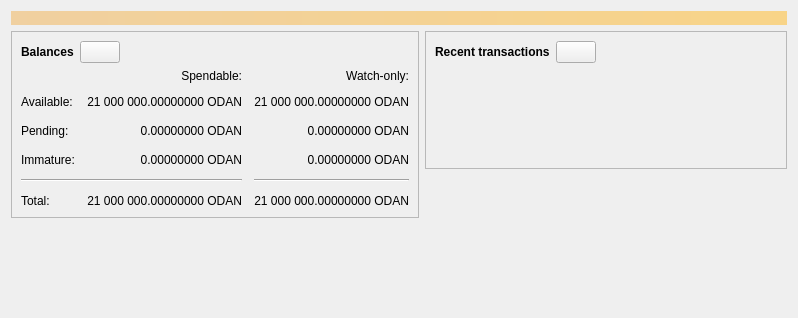
<?xml version="1.0" encoding="UTF-8"?>
<ui version="4.0">
 <class>OverviewPage</class>
 <widget class="QWidget" name="OverviewPage">
  <property name="geometry">
   <rect>
    <x>0</x>
    <y>0</y>
    <width>798</width>
    <height>318</height>
   </rect>
  </property>
  <property name="windowTitle">
   <string>Form</string>
  </property>
  <layout class="QVBoxLayout" name="topLayout">
   <item>
    <widget class="QLabel" name="labelAlerts">
     <property name="visible">
      <bool>false</bool>
     </property>
     <property name="styleSheet">
      <string notr="true">QLabel { background-color: qlineargradient(x1: 0, y1: 0, x2: 1, y2: 0, stop:0 #F0D0A0, stop:1 #F8D488); color:#000000; }</string>
     </property>
     <property name="wordWrap">
      <bool>true</bool>
     </property>
     <property name="margin">
      <number>3</number>
     </property>
     <property name="textInteractionFlags">
      <set>Qt::TextSelectableByMouse</set>
     </property>
    </widget>
   </item>
   <item>
    <layout class="QHBoxLayout" name="horizontalLayout" stretch="1,1">
     <item>
      <layout class="QVBoxLayout" name="verticalLayout_2">
       <item>
        <widget class="QFrame" name="frame">
         <property name="frameShape">
          <enum>QFrame::StyledPanel</enum>
         </property>
         <property name="frameShadow">
          <enum>QFrame::Raised</enum>
         </property>
         <layout class="QVBoxLayout" name="verticalLayout_4">
          <item>
           <layout class="QHBoxLayout" name="horizontalLayout_4">
            <item>
             <widget class="QLabel" name="label_5">
              <property name="font">
               <font>
                <weight>75</weight>
                <bold>true</bold>
               </font>
              </property>
              <property name="text">
               <string>Balances</string>
              </property>
             </widget>
            </item>
            <item>
             <widget class="QPushButton" name="labelWalletStatus">
              <property name="enabled">
               <bool>true</bool>
              </property>
              <property name="maximumSize">
               <size>
                <width>45</width>
                <height>16777215</height>
               </size>
              </property>
              <property name="toolTip">
               <string>The displayed information may be out of date. Your wallet automatically synchronizes with the Odan network after a connection is established, but this process has not completed yet.</string>
              </property>
              <property name="text">
               <string/>
              </property>
              <property name="icon">
               <iconset resource="../odan.qrc">
                <normaloff>:/icons/warning</normaloff>
                <disabledoff>:/icons/warning</disabledoff>:/icons/warning</iconset>
              </property>
              <property name="iconSize">
               <size>
                <width>24</width>
                <height>24</height>
               </size>
              </property>
             </widget>
            </item>
            <item>
             <spacer name="horizontalSpacer_3">
              <property name="orientation">
               <enum>Qt::Horizontal</enum>
              </property>
              <property name="sizeHint" stdset="0">
               <size>
                <width>40</width>
                <height>20</height>
               </size>
              </property>
             </spacer>
            </item>
           </layout>
          </item>
          <item>
           <layout class="QGridLayout" name="gridLayout">
            <property name="spacing">
             <number>12</number>
            </property>
            <item row="2" column="2">
             <widget class="QLabel" name="labelWatchPending">
              <property name="cursor">
               <cursorShape>IBeamCursor</cursorShape>
              </property>
              <property name="toolTip">
               <string>Unconfirmed transactions to watch-only addresses</string>
              </property>
              <property name="text">
               <string notr="true">0.00000000 ODAN</string>
              </property>
              <property name="alignment">
               <set>Qt::AlignRight|Qt::AlignTrailing|Qt::AlignVCenter</set>
              </property>
              <property name="textInteractionFlags">
               <set>Qt::LinksAccessibleByMouse|Qt::TextSelectableByKeyboard|Qt::TextSelectableByMouse</set>
              </property>
             </widget>
            </item>
            <item row="2" column="1">
             <widget class="QLabel" name="labelUnconfirmed">
              <property name="cursor">
               <cursorShape>IBeamCursor</cursorShape>
              </property>
              <property name="toolTip">
               <string>Total of transactions that have yet to be confirmed, and do not yet count toward the spendable balance</string>
              </property>
              <property name="text">
               <string notr="true">0.00000000 ODAN</string>
              </property>
              <property name="alignment">
               <set>Qt::AlignRight|Qt::AlignTrailing|Qt::AlignVCenter</set>
              </property>
              <property name="textInteractionFlags">
               <set>Qt::LinksAccessibleByMouse|Qt::TextSelectableByKeyboard|Qt::TextSelectableByMouse</set>
              </property>
             </widget>
            </item>
            <item row="3" column="2">
             <widget class="QLabel" name="labelWatchImmature">
              <property name="cursor">
               <cursorShape>IBeamCursor</cursorShape>
              </property>
              <property name="toolTip">
               <string>Mined balance in watch-only addresses that has not yet matured</string>
              </property>
              <property name="text">
               <string notr="true">0.00000000 ODAN</string>
              </property>
              <property name="alignment">
               <set>Qt::AlignRight|Qt::AlignTrailing|Qt::AlignVCenter</set>
              </property>
              <property name="textInteractionFlags">
               <set>Qt::LinksAccessibleByMouse|Qt::TextSelectableByKeyboard|Qt::TextSelectableByMouse</set>
              </property>
             </widget>
            </item>
            <item row="4" column="0" colspan="2">
             <widget class="Line" name="line">
              <property name="orientation">
               <enum>Qt::Horizontal</enum>
              </property>
             </widget>
            </item>
            <item row="4" column="2">
             <widget class="Line" name="lineWatchBalance">
              <property name="sizePolicy">
               <sizepolicy hsizetype="Preferred" vsizetype="Fixed">
                <horstretch>0</horstretch>
                <verstretch>0</verstretch>
               </sizepolicy>
              </property>
              <property name="minimumSize">
               <size>
                <width>140</width>
                <height>0</height>
               </size>
              </property>
              <property name="orientation">
               <enum>Qt::Horizontal</enum>
              </property>
             </widget>
            </item>
            <item row="5" column="0">
             <widget class="QLabel" name="labelTotalText">
              <property name="text">
               <string>Total:</string>
              </property>
             </widget>
            </item>
            <item row="3" column="1">
             <widget class="QLabel" name="labelImmature">
              <property name="cursor">
               <cursorShape>IBeamCursor</cursorShape>
              </property>
              <property name="toolTip">
               <string>Mined balance that has not yet matured</string>
              </property>
              <property name="text">
               <string notr="true">0.00000000 ODAN</string>
              </property>
              <property name="alignment">
               <set>Qt::AlignRight|Qt::AlignTrailing|Qt::AlignVCenter</set>
              </property>
              <property name="textInteractionFlags">
               <set>Qt::LinksAccessibleByMouse|Qt::TextSelectableByKeyboard|Qt::TextSelectableByMouse</set>
              </property>
             </widget>
            </item>
            <item row="2" column="3">
             <spacer name="horizontalSpacer_2">
              <property name="orientation">
               <enum>Qt::Horizontal</enum>
              </property>
              <property name="sizeHint" stdset="0">
               <size>
                <width>40</width>
                <height>20</height>
               </size>
              </property>
             </spacer>
            </item>
            <item row="3" column="0">
             <widget class="QLabel" name="labelImmatureText">
              <property name="text">
               <string>Immature:</string>
              </property>
             </widget>
            </item>
            <item row="5" column="1">
             <widget class="QLabel" name="labelTotal">
              <property name="cursor">
               <cursorShape>IBeamCursor</cursorShape>
              </property>
              <property name="toolTip">
               <string>Your current total balance</string>
              </property>
              <property name="text">
               <string notr="true">21 000 000.00000000 ODAN</string>
              </property>
              <property name="alignment">
               <set>Qt::AlignRight|Qt::AlignTrailing|Qt::AlignVCenter</set>
              </property>
              <property name="textInteractionFlags">
               <set>Qt::LinksAccessibleByMouse|Qt::TextSelectableByKeyboard|Qt::TextSelectableByMouse</set>
              </property>
             </widget>
            </item>
            <item row="5" column="2">
             <widget class="QLabel" name="labelWatchTotal">
              <property name="cursor">
               <cursorShape>IBeamCursor</cursorShape>
              </property>
              <property name="toolTip">
               <string>Current total balance in watch-only addresses</string>
              </property>
              <property name="text">
               <string notr="true">21 000 000.00000000 ODAN</string>
              </property>
              <property name="alignment">
               <set>Qt::AlignRight|Qt::AlignTrailing|Qt::AlignVCenter</set>
              </property>
              <property name="textInteractionFlags">
               <set>Qt::LinksAccessibleByMouse|Qt::TextSelectableByKeyboard|Qt::TextSelectableByMouse</set>
              </property>
             </widget>
            </item>
            <item row="0" column="2">
             <widget class="QLabel" name="labelWatchonly">
              <property name="text">
               <string>Watch-only:</string>
              </property>
              <property name="alignment">
               <set>Qt::AlignRight|Qt::AlignTrailing|Qt::AlignVCenter</set>
              </property>
             </widget>
            </item>
            <item row="1" column="0">
             <widget class="QLabel" name="labelBalanceText">
              <property name="text">
               <string>Available:</string>
              </property>
             </widget>
            </item>
            <item row="1" column="1">
             <widget class="QLabel" name="labelBalance">
              <property name="cursor">
               <cursorShape>IBeamCursor</cursorShape>
              </property>
              <property name="toolTip">
               <string>Your current spendable balance</string>
              </property>
              <property name="text">
               <string notr="true">21 000 000.00000000 ODAN</string>
              </property>
              <property name="alignment">
               <set>Qt::AlignRight|Qt::AlignTrailing|Qt::AlignVCenter</set>
              </property>
              <property name="textInteractionFlags">
               <set>Qt::LinksAccessibleByMouse|Qt::TextSelectableByKeyboard|Qt::TextSelectableByMouse</set>
              </property>
             </widget>
            </item>
            <item row="1" column="2">
             <widget class="QLabel" name="labelWatchAvailable">
              <property name="cursor">
               <cursorShape>IBeamCursor</cursorShape>
              </property>
              <property name="toolTip">
               <string>Your current balance in watch-only addresses</string>
              </property>
              <property name="text">
               <string notr="true">21 000 000.00000000 ODAN</string>
              </property>
              <property name="alignment">
               <set>Qt::AlignRight|Qt::AlignTrailing|Qt::AlignVCenter</set>
              </property>
              <property name="textInteractionFlags">
               <set>Qt::LinksAccessibleByMouse|Qt::TextSelectableByKeyboard|Qt::TextSelectableByMouse</set>
              </property>
             </widget>
            </item>
            <item row="2" column="0">
             <widget class="QLabel" name="labelPendingText">
              <property name="text">
               <string>Pending:</string>
              </property>
             </widget>
            </item>
            <item row="0" column="1">
             <widget class="QLabel" name="labelSpendable">
              <property name="text">
               <string>Spendable:</string>
              </property>
              <property name="alignment">
               <set>Qt::AlignRight|Qt::AlignTrailing|Qt::AlignVCenter</set>
              </property>
             </widget>
            </item>
           </layout>
          </item>
         </layout>
        </widget>
       </item>
       <item>
        <spacer name="verticalSpacer">
         <property name="orientation">
          <enum>Qt::Vertical</enum>
         </property>
         <property name="sizeHint" stdset="0">
          <size>
           <width>20</width>
           <height>40</height>
          </size>
         </property>
        </spacer>
       </item>
      </layout>
     </item>
     <item>
      <layout class="QVBoxLayout" name="verticalLayout_3">
       <item>
        <widget class="QFrame" name="frame_2">
         <property name="frameShape">
          <enum>QFrame::StyledPanel</enum>
         </property>
         <property name="frameShadow">
          <enum>QFrame::Raised</enum>
         </property>
         <layout class="QVBoxLayout" name="verticalLayout">
          <item>
           <layout class="QHBoxLayout" name="horizontalLayout_2">
            <item>
             <widget class="QLabel" name="label_4">
              <property name="font">
               <font>
                <weight>75</weight>
                <bold>true</bold>
               </font>
              </property>
              <property name="text">
               <string>Recent transactions</string>
              </property>
             </widget>
            </item>
            <item>
             <widget class="QPushButton" name="labelTransactionsStatus">
              <property name="enabled">
               <bool>true</bool>
              </property>
              <property name="maximumSize">
               <size>
                <width>45</width>
                <height>16777215</height>
               </size>
              </property>
              <property name="toolTip">
               <string>The displayed information may be out of date. Your wallet automatically synchronizes with the Odan network after a connection is established, but this process has not completed yet.</string>
              </property>
              <property name="text">
               <string/>
              </property>
              <property name="icon">
               <iconset resource="../odan.qrc">
                <normaloff>:/icons/warning</normaloff>
                <disabledoff>:/icons/warning</disabledoff>:/icons/warning</iconset>
              </property>
              <property name="iconSize">
               <size>
                <width>24</width>
                <height>24</height>
               </size>
              </property>
             </widget>
            </item>
            <item>
             <spacer name="horizontalSpacer">
              <property name="orientation">
               <enum>Qt::Horizontal</enum>
              </property>
              <property name="sizeHint" stdset="0">
               <size>
                <width>40</width>
                <height>20</height>
               </size>
              </property>
             </spacer>
            </item>
           </layout>
          </item>
          <item>
           <widget class="TransactionOverviewWidget" name="listTransactions">
            <property name="styleSheet">
             <string notr="true">QListView { background: transparent; }</string>
            </property>
            <property name="frameShape">
             <enum>QFrame::NoFrame</enum>
            </property>
            <property name="verticalScrollBarPolicy">
             <enum>Qt::ScrollBarAlwaysOff</enum>
            </property>
            <property name="horizontalScrollBarPolicy">
             <enum>Qt::ScrollBarAlwaysOff</enum>
            </property>
            <property name="sizeAdjustPolicy">
             <enum>QAbstractScrollArea::AdjustToContents</enum>
            </property>
            <property name="selectionMode">
             <enum>QAbstractItemView::NoSelection</enum>
            </property>
            <property name="uniformItemSizes">
             <bool>true</bool>
            </property>
           </widget>
          </item>
         </layout>
        </widget>
       </item>
       <item>
        <spacer name="verticalSpacer_2">
         <property name="orientation">
          <enum>Qt::Vertical</enum>
         </property>
         <property name="sizeHint" stdset="0">
          <size>
           <width>20</width>
           <height>40</height>
          </size>
         </property>
        </spacer>
       </item>
      </layout>
     </item>
    </layout>
   </item>
  </layout>
 </widget>
 <customwidgets>
  <customwidget>
   <class>TransactionOverviewWidget</class>
   <extends>QListView</extends>
   <header>qt/transactionoverviewwidget.h</header>
  </customwidget>
 </customwidgets>
 <resources/>
 <connections/>
</ui>
